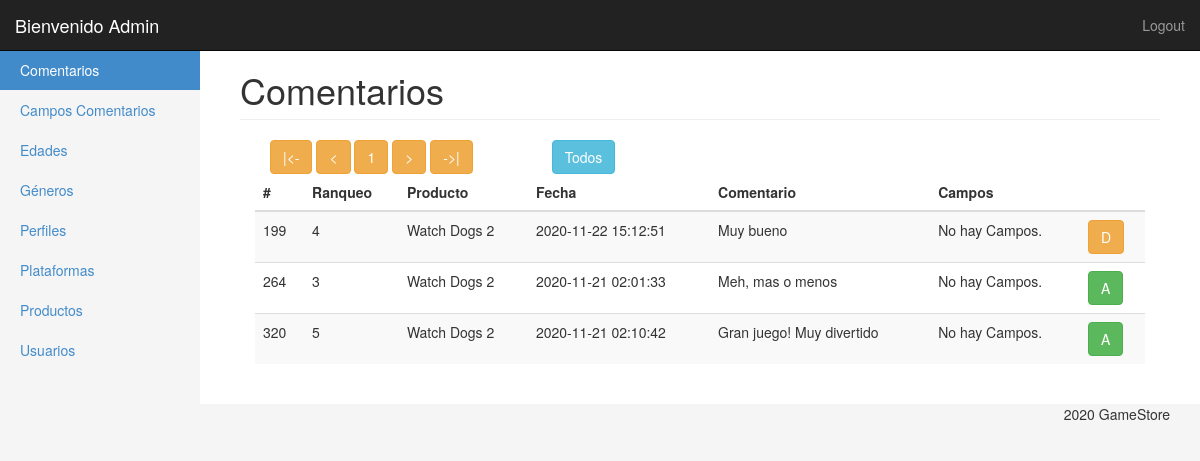
Before: /ProduccionWeb_TP1/panel/comentarios.php?estado=2&pagina=1&idprod=1 (signed in) with the older database file.
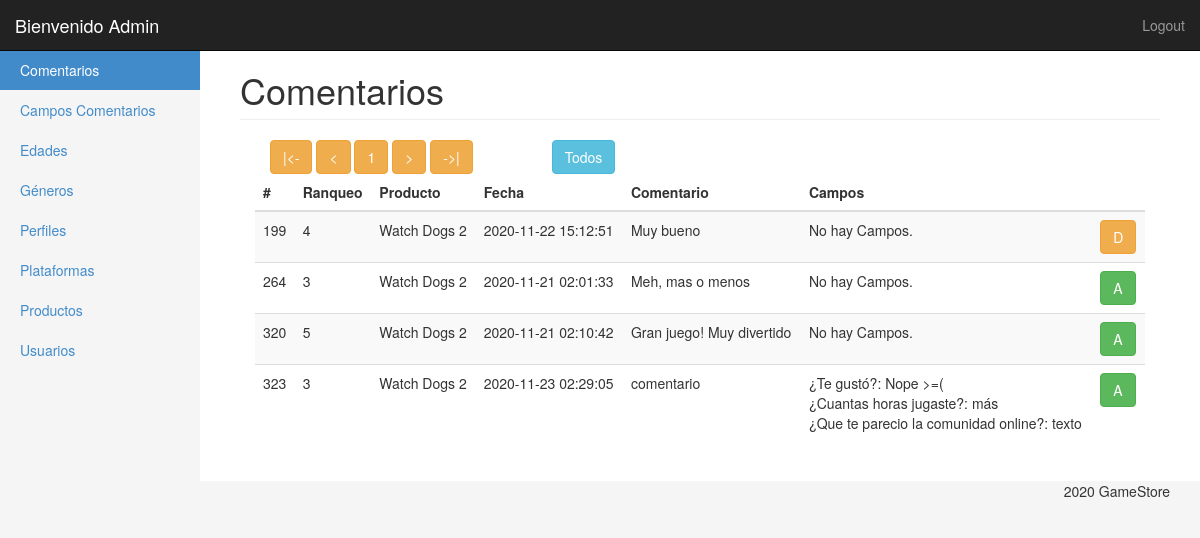
After: the same page with the newer database file.
### tables this page shows
CREATE TABLE `comentarios` (
  `id` int(11) NOT NULL,
  `mail` varchar(50) NOT NULL,
  `descripcion` varchar(200) NOT NULL,
  `IDproducto` int(11) NOT NULL,
  `calificacion` int(1) NOT NULL,
  `fecha` timestamp NULL DEFAULT current_timestamp() ON UPDATE current_timestamp(),
  `estado` tinyint(1) NOT NULL DEFAULT 1,
  `IP` varchar(15) NOT NULL,
  `enabled` tinyint(1) NOT NULL DEFAULT 1
);

CREATE TABLE `productos` (
  `id` int(11) NOT NULL,
  `nombre` varchar(50) NOT NULL,
  `descripcion` text NOT NULL,
  `estado` tinyint(1) NOT NULL DEFAULT 1,
  `precio` float NOT NULL,
  `destacado` tinyint(1) NOT NULL,
  `stock` int(11) NOT NULL,
  `desarrollador` varchar(50) NOT NULL,
  `fechadelanzamiento` date NOT NULL,
  `plataforma` int(11) NOT NULL,
  `genero` int(11) NOT NULL,
  `edad` int(11) NOT NULL,
  `enabled` tinyint(1) NOT NULL DEFAULT 1
);

CREATE TABLE `comentarios_campos_din` (
  `id_comentario` int(11) NOT NULL,
  `id_campo` int(11) NOT NULL,
  `valor_ingresado` text NOT NULL
);

CREATE TABLE `campos_dinamicos` (
  `id_din` int(11) NOT NULL,
  `label` varchar(50) NOT NULL,
  `type` varchar(50) NOT NULL,
  `opcion` text DEFAULT NULL,
  `estado` tinyint(1) NOT NULL DEFAULT 1,
  `enabled` tinyint(1) NOT NULL DEFAULT 1,
  `required` tinyint(1) NOT NULL DEFAULT 0
);

### ProduccionWeb_TP1/panel/inc/filtro.php (called while the page is built, shortened)
<?php
require('header.php');
$comen = new Comentario($con);
?>

### ProduccionWeb_TP1/panel/clases/comentario.php (called while the page is built, shortened)
<?php
Class Comentario{
	private $con;
	public function __construct($con){
		$this->con = $con;
	}
	public function getList($estado, $pag, $idprod){
		$desde = ($pag - 1) * 10;
		$hasta = $desde + 10;
		$query = " 	SELECT productos.nombre, comentarios.id, comentarios.descripcion, comentarios.calificacion, comentarios.fecha, comentarios.estado
					FROM comentarios
					INNER JOIN productos
					ON comentarios.IDproducto = productos.id
					WHERE comentarios.enabled = 1 AND (comentarios.estado = " .$estado. " OR " .$estado. " = 2) AND (comentarios.IDproducto = " .$idprod. " OR " .$idprod. " = 0)
					LIMIT $desde, $hasta";
        return $this->con->query($query);
	}
	public function getCamposDin($idcom){
		$query = "	SELECT
						CD.label,
						CD.type,
						CCD.valor_ingresado
					FROM comentarios_campos_din CCD
					INNER JOIN campos_dinamicos CD ON
						CCD.id_campo = CD.id_din
					WHERE CCD.id_comentario = ". $idcom;
		return $this->con->query($query);
	}
}

### ProduccionWeb_TP1/panel/comentarios.php (the view, shortened to what the changed rows need)
<?php
require('inc/filtro.php');
?>
<div class="container-fluid">
	<?php $comentarioMenu = 'Comentarios';
	include('inc/side_bar.php');
	?>
	<div class="col-sm-9 col-md-10 main">
		<h1 class="page-header">
			<?php echo $comentarioMenu ?>
		</h1>
		<div class="col-xl-12 col-lg-12 col-md-12 col-sm-12 col-12">
		<div class="table-responsive">
			<table class="table table-striped">
				<thead>
					<tr>
						<th>#</th>
						<th>Ranqueo</th>
						<th>Producto</th>
						<th>Fecha</th>
						<th>Comentario</th>
						<th>Campos</th>
						</tr>
				</thead>
				<tbody>
				<tbody>
					<?php
					$pagina = empty($_GET['pagina']) ? 0 : $_GET['pagina'];
					$idProd = isset($_GET['idprod']) ? $_GET['idprod'] : '0';
					foreach ($comen->getList($_GET['estado'], $pagina, $idProd) as $comentarios) { ?>
						<tr>
						<td><?php echo $comentarios['id'];?></td>
						<td><?php echo $comentarios['calificacion'];?></td>
						<td><?php echo $comentarios['nombre'];?></td>
						<td><?php echo $comentarios['fecha'];?></td>
						<td><?php echo $comentarios['descripcion'];?></td>
						<td>
							<?php
								$haysubcat = false;
								foreach ($comen->getCamposDin($comentarios['id']) as $camposdin) {
											$haysubcat = true;
											$valor = '';
											if ($camposdin['type'] == 'checkbox') {
												if ($camposdin['valor_ingresado'] == '1') {
													$valor = 'Sip =)';
												} else {
													$valor = 'Nope >=(';
												}
											} else {
												$valor = $camposdin['valor_ingresado'];
											}
											echo $camposdin['label']. ": ". $valor;
											?> <br> <?php
										}
								if(!$haysubcat){
									echo "No hay Campos.";
								}
							?>
						</td>
						<td>
							<?php if (in_array('comen.act', $_SESSION['usuario']['permisos']['cod'])) { ?>
								<?php if($comentarios['estado'] == 0){ ?>
									<a href="comentarios.php?estado=<?php echo $_GET['estado']?>&modif=<?php echo $comentarios['estado'] ?>&id=<?php echo $comentarios['id']?>&pagina=<?php echo isset($_GET['pagina']) ? $_GET['pagina'] : '' ?>&idprod=<?php echo isset($_GET['idprod']) ? $_GET['idprod'] : '0' ?>"><button type="button" class="btn btn-success" title="Activar">A</button></a>
								<?php } else { ?>
									<a href="comentarios.php?estado=<?php echo $_GET['estado']?>&modif=<?php echo $comentarios['estado'] ?>&id=<?php echo $comentarios['id']?>&pagina=<?php echo isset($_GET['pagina']) ? $_GET['pagina'] : '' ?>&idprod=<?php echo isset($_GET['idprod']) ? $_GET['idprod'] : '0' ?>"><button type="button" class="btn btn-warning" title="Desactivar">D</button></a>
								<?php } ?>
							<?php } ?>
						</td>
						</tr>
					<?php } ?>
				</tbody>
			</table>
		</div>
	</div>
	</div>
</div>
<?php include('inc/footer.php'); ?>

Changed rows visible on the page:
added comentarios: id "323", calificacion "3", IDproducto.nombre "Watch Dogs 2", fecha "2020-11-23 02:29:05", descripcion "comentario"
added comentarios_campos_din: campos_dinamicos.label "¿Te gustó?", valor_ingresado "Nope >=("
added comentarios_campos_din: campos_dinamicos.label "¿Cuantas horas jugaste?", valor_ingresado "más"
added comentarios_campos_din: campos_dinamicos.label "¿Que te parecio la comunidad online?", valor_ingresado "texto"
